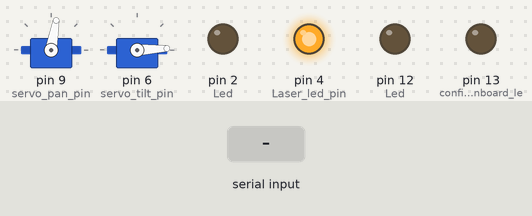
This sketch was run on a simulated Arduino Uno, built with avr-gcc and run on an emulated ATmega328P. Shown: 2 × servo, output pins drawn as LEDs (lit = HIGH). Inputs (shaded band) come from the test bench.

Above: at 1.6 s.
1.7 s: "pan_" received over Serial
At 3.1 s:
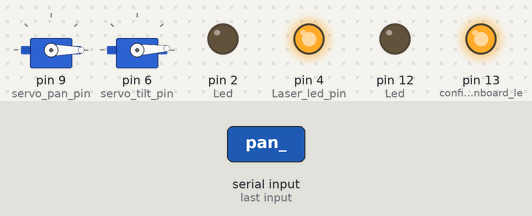
4.2 s: "pan_90\n" received over Serial
At 6.3 s:
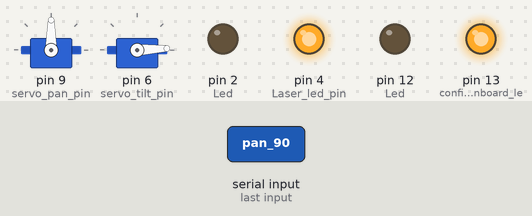
6.7 s: "tilt_90\n" received over Serial
At 8.3 s:
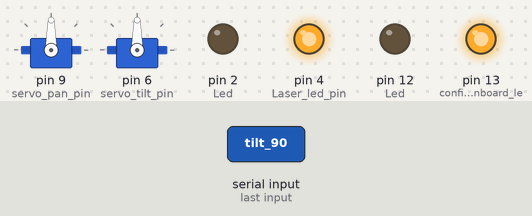
9.2 s: "pan_,45\n" received over Serial
At 11.3 s:
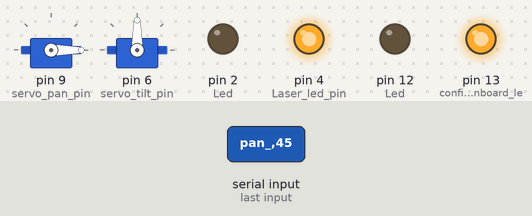
Timing chart, 0 to 12.7 s (numbered marks = the images above; inputs shaded):
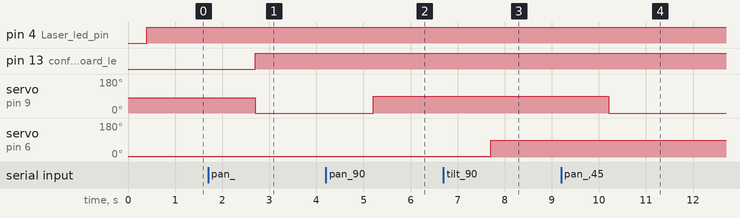

The sketch:

wheelchair-cognition.ino
```cpp
#include <Servo.h>

int servo_pan_pin = 9;
int servo_tilt_pin = 6;

int servo_pan_start = (80);
int servo_tilt_start = (3);

int servo_pan_current = servo_pan_start;
int servo_tilt_current = servo_tilt_start;

bool green_target_led = false;

Servo servoPan;
Servo servoTilt;


void setup() {

  // 1. Serial interface setup
  Serial.begin(9600); // sets the boud rate to 9600 bts
  pinMode(13,OUTPUT); // configures the onboard led as output
  pinMode(4,OUTPUT); // Laser led pin (red)
  pinMode(2,OUTPUT); // Led (green)
  pinMode(12,OUTPUT); // Led (green)

  // 2. Pan servo setup
  servoPan.attach(servo_pan_pin);
  servoPan.write(servo_pan_start);
  delay(200);

  // 3. Tilt servo setup
  servoTilt.attach(servo_tilt_pin);
  servoTilt.write(servo_tilt_start);
  delay(200);

}

void loop() {

  bool x = true;
  while(x){

    if(Serial.available()){

      // ----------------------------------------- //
      // ----- Incoming command validation ------- //
      // ----------------------------------------- //
      String serial_data;
      serial_data = Serial.readString();
//      if(serial_data == "1"){
//        digitalWrite(12,HIGH);
//      }else{
//        digitalWrite(12,LOW);
//      }
      if(serial_data.startsWith("pan_")){
        digitalWrite(13,HIGH);
        serial_data.replace("pan_","");
        servo_pan_current = serial_data.toInt();
        green_target_led = false;
      }else if(serial_data.startsWith("tilt_")){
        digitalWrite(13,HIGH);
        serial_data.replace("tilt_","");
        servo_tilt_current = serial_data.toInt();
        green_target_led = false;
      }else if(serial_data.startsWith("led_")){
        serial_data.replace("led_","");
        if(serial_data == "on"){
          green_target_led = true;
        }else{
          green_target_led = false;
        }
      }

      // ----------------------------------------- //
      // ------------ Command action ------------- //
      // ----------------------------------------- //
      servoPan.write(servo_pan_current);
      servoTilt.write(servo_tilt_current);
      delay(10);

    }

    if(green_target_led){
      digitalWrite(2,HIGH);
    }else{
      digitalWrite(2,LOW);
    }
    // Laser Led Always Active
    digitalWrite(4,HIGH);

//      // 1. Up middle right base
//      servoM.write(mid_servo_right);
//      delay(500);
//
//      // 2. Forward left servo
//      servoL.write(front_left_servo_forward);
//      delay(500);
//
//      // 3. Up middle left base
//      servoM.write(mid_servo_left);
//      delay(500);
//
//      // 5. Base middler servo
//      servoM.write(mid_servo_base);
//      delay(500);
//
//      servoL.write(front_left_servo_base);
//      delay(500);
  }


//
//  servoR.write(front_servo_base);
//  delay(2000);
//  servoR.write(front_servo_forward);
//  delay(2000);
//
//  // 3. Up middle left base
//  servoM.write(mid_servo_base);
//  delay(2000);
//  servoM.write(mid_servo_left);
//  delay(2000);
//  servoM.write(mid_servo_base);
//  delay(2000);

//  servoM.write(mid_servo_base);
//  delay(1000);
//  servoM.write(mid_servo_left);
//  delay(1000);


//  servoL.write(mid);
//  delay(15);
//  servoR.write(170);
//  delay(15);
//
//  angle = 115;
//  servo.write(angle);
//  delay(500);
//
//  angle = 170;
//  servo.write(angle);
//  delay(20);
//  for(angle = 0; angle < 180; angle++){
//    servo.write(angle);
//    delay(15);
//  }
//
//  for(angle = 180; angle > 0; angle){
//    servo.write(angle);
//    delay(15);
//  }
}
```

Measured:
- after the input at 1.7 s, pin 13 (configures_the_onboard_le): LOW → HIGH after 1.0 s; servo on pin 9 (servo_pan_pin): 80° → 0° after 1.0 s
- after the input at 4.2 s, servo on pin 9 (servo_pan_pin): 0° → 90° after 1.0 s
- after the input at 6.7 s, servo on pin 6 (servo_tilt_pin): 3° → 90° after 1.0 s
- after the input at 9.2 s, servo on pin 9 (servo_pan_pin): 90° → 0° after 1.0 s
